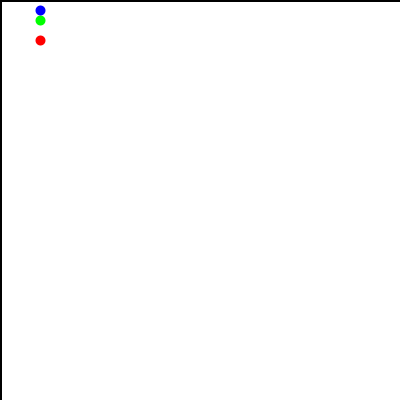
Frame 1 (no input)
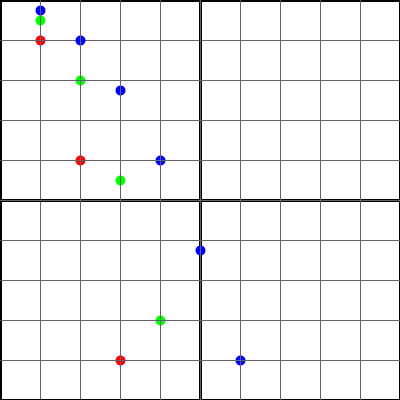
Frame 60 (the mouse pressed at the canvas centre just before this capture)
Frame 120 (the mouse held since frame 60 and released just before this capture): identical to frame 60, image omitted

The Processing sketch that drew these frames (run headless with seeded random() and noise(); from frame 60 on, the mouse is pressed at the canvas centre):

// Processing sketch: Parabola
// ── Parabola.pde
int x = 0;
int y = 0;
int x2 = 0;
int y2 = 0;
int rx = 0;
int ry = 0;
int gx = 0;
int gy = 0;
int bx = 0;
int by = 0;

void setup(){
  size(400,400);
  background(255);
}

void draw(){
  stroke(100,100,100);
  strokeWeight(1);
  line(x,0,x,height);
  x = x + 40;
  
  line(0,y,width,y);
  y = y +40;
  
  stroke(0,0,0);
  strokeWeight(3);
  line(x2,0,x2,height);
  x2 = x2 + 200;
  
  line(0,y2,width,y2);
  y2 = y2 + 200;
  
 stroke(255,0,0);
 strokeWeight(10);
 
 rx = rx + 40;
 ry = rx * rx/40; 
 point(rx,ry);
 
 stroke(0,255,0);
 strokeWeight(10);
 
 gx = gx + 40;
 gy = gx * gx/80;
 point(gx,gy);
 
 stroke(0,0,255);
 strokeWeight(10);
 
 bx = bx + 40;
 by = bx * bx/160;
 point(bx,by);
 
}
